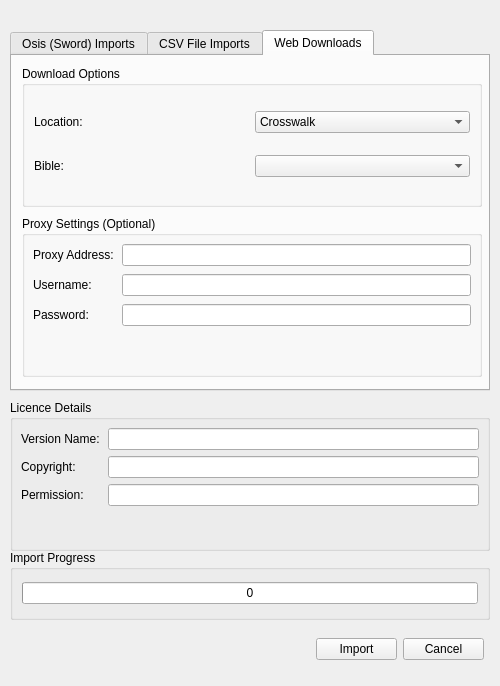
<?xml version="1.0" encoding="UTF-8"?>
<ui version="4.0">
 <class>BibleImportDialog</class>
 <widget class="QWidget" name="BibleImportDialog">
  <property name="geometry">
   <rect>
    <x>0</x>
    <y>0</y>
    <width>500</width>
    <height>686</height>
   </rect>
  </property>
  <property name="windowTitle">
   <string>Bible Registration</string>
  </property>
  <property name="windowIcon">
   <iconset>
    <normaloff>:/icon/openlp.org-icon-32.bmp</normaloff>:/icon/openlp.org-icon-32.bmp</iconset>
  </property>
  <widget class="QGroupBox" name="LicenceDetailsGroupBox">
   <property name="geometry">
    <rect>
     <x>10</x>
     <y>400</y>
     <width>480</width>
     <height>151</height>
    </rect>
   </property>
   <property name="minimumSize">
    <size>
     <width>0</width>
     <height>123</height>
    </size>
   </property>
   <property name="title">
    <string>Licence Details</string>
   </property>
   <layout class="QFormLayout" name="formLayout">
    <property name="horizontalSpacing">
     <number>8</number>
    </property>
    <property name="margin">
     <number>8</number>
    </property>
    <item row="0" column="0">
     <widget class="QLabel" name="VersionNameLabel">
      <property name="text">
       <string>Version Name:</string>
      </property>
     </widget>
    </item>
    <item row="0" column="1">
     <widget class="QLineEdit" name="VersionNameEdit"/>
    </item>
    <item row="1" column="0">
     <widget class="QLabel" name="CopyrightLabel">
      <property name="text">
       <string>Copyright:</string>
      </property>
     </widget>
    </item>
    <item row="1" column="1">
     <widget class="QLineEdit" name="CopyrightEdit"/>
    </item>
    <item row="2" column="0">
     <widget class="QLabel" name="PermisionLabel">
      <property name="text">
       <string>Permission:</string>
      </property>
     </widget>
    </item>
    <item row="2" column="1">
     <widget class="QLineEdit" name="PermisionEdit"/>
    </item>
   </layout>
  </widget>
  <widget class="QLabel" name="MessageLabel">
   <property name="geometry">
    <rect>
     <x>20</x>
     <y>670</y>
     <width>271</width>
     <height>17</height>
    </rect>
   </property>
   <property name="text">
    <string/>
   </property>
  </widget>
  <widget class="QGroupBox" name="ProgressGroupBox">
   <property name="geometry">
    <rect>
     <x>10</x>
     <y>550</y>
     <width>480</width>
     <height>70</height>
    </rect>
   </property>
   <property name="title">
    <string>Import Progress</string>
   </property>
   <layout class="QGridLayout" name="gridLayout_3">
    <item row="0" column="0">
     <widget class="QProgressBar" name="ProgressBar">
      <property name="value">
       <number>0</number>
      </property>
      <property name="invertedAppearance">
       <bool>false</bool>
      </property>
      <property name="format">
       <string>%p</string>
      </property>
     </widget>
    </item>
   </layout>
  </widget>
  <widget class="QWidget" name="layoutWidget">
   <property name="geometry">
    <rect>
     <x>310</x>
     <y>630</y>
     <width>180</width>
     <height>38</height>
    </rect>
   </property>
   <layout class="QHBoxLayout" name="horizontalLayout">
    <property name="margin">
     <number>6</number>
    </property>
    <item>
     <widget class="QPushButton" name="ImportButton">
      <property name="text">
       <string>Import</string>
      </property>
     </widget>
    </item>
    <item>
     <widget class="QPushButton" name="CancelButton">
      <property name="text">
       <string>Cancel</string>
      </property>
     </widget>
    </item>
   </layout>
  </widget>
  <widget class="QTabWidget" name="tabWidget">
   <property name="geometry">
    <rect>
     <x>10</x>
     <y>30</y>
     <width>480</width>
     <height>361</height>
    </rect>
   </property>
   <property name="currentIndex">
    <number>2</number>
   </property>
   <widget class="QWidget" name="OsisTab">
    <attribute name="title">
     <string>Osis (Sword) Imports</string>
    </attribute>
    <widget class="QGroupBox" name="OSISGroupBox">
     <property name="geometry">
      <rect>
       <x>10</x>
       <y>10</y>
       <width>460</width>
       <height>141</height>
      </rect>
     </property>
     <property name="title">
      <string>OSIS Bible</string>
     </property>
     <layout class="QGridLayout" name="gridLayout_2">
      <item row="0" column="0">
       <layout class="QHBoxLayout" name="horizontalLayout_2">
        <item>
         <widget class="QLabel" name="BibleNameLabel">
          <property name="text">
           <string>Bible Name:</string>
          </property>
         </widget>
        </item>
        <item>
         <widget class="QLineEdit" name="BibleNameEdit"/>
        </item>
       </layout>
      </item>
      <item row="1" column="0">
       <layout class="QHBoxLayout" name="horizontalLayout_3">
        <item>
         <widget class="QLabel" name="LocatioLabel">
          <property name="text">
           <string>File Location:</string>
          </property>
         </widget>
        </item>
        <item>
         <widget class="QLineEdit" name="OSISLocationEdit"/>
        </item>
        <item>
         <widget class="QPushButton" name="OsisFileButton">
          <property name="text">
           <string/>
          </property>
          <property name="icon">
           <iconset resource="../images/openlp-2.qrc">
            <normaloff>:/imports/import_load.png</normaloff>:/imports/import_load.png</iconset>
          </property>
         </widget>
        </item>
       </layout>
      </item>
     </layout>
    </widget>
   </widget>
   <widget class="QWidget" name="CsvTab">
    <attribute name="title">
     <string>CSV File Imports</string>
    </attribute>
    <widget class="QGroupBox" name="CVSGroupBox">
     <property name="geometry">
      <rect>
       <x>10</x>
       <y>10</y>
       <width>460</width>
       <height>191</height>
      </rect>
     </property>
     <property name="title">
      <string>CVS Bible</string>
     </property>
     <layout class="QGridLayout" name="gridLayout">
      <property name="margin">
       <number>8</number>
      </property>
      <property name="spacing">
       <number>8</number>
      </property>
      <item row="0" column="0">
       <widget class="QLabel" name="BooksLocationLabel">
        <property name="text">
         <string>Books Location:</string>
        </property>
       </widget>
      </item>
      <item row="4" column="0">
       <widget class="QLabel" name="VerseLocationLabel">
        <property name="text">
         <string>Verse Location:</string>
        </property>
       </widget>
      </item>
      <item row="4" column="1">
       <widget class="QLineEdit" name="VerseLocationEdit"/>
      </item>
      <item row="0" column="1">
       <widget class="QLineEdit" name="BooksLocationEdit"/>
      </item>
      <item row="0" column="2">
       <widget class="QPushButton" name="BooksFileButton">
        <property name="text">
         <string/>
        </property>
        <property name="icon">
         <iconset resource="../images/openlp-2.qrc">
          <normaloff>:/imports/import_load.png</normaloff>:/imports/import_load.png</iconset>
        </property>
       </widget>
      </item>
      <item row="4" column="2">
       <widget class="QPushButton" name="VersesFileButton">
        <property name="text">
         <string/>
        </property>
        <property name="icon">
         <iconset resource="../images/openlp-2.qrc">
          <normaloff>:/imports/import_load.png</normaloff>:/imports/import_load.png</iconset>
        </property>
       </widget>
      </item>
     </layout>
    </widget>
   </widget>
   <widget class="QWidget" name="HttpTab">
    <attribute name="title">
     <string>Web Downloads</string>
    </attribute>
    <widget class="QGroupBox" name="OptionsGroupBox">
     <property name="geometry">
      <rect>
       <x>10</x>
       <y>10</y>
       <width>460</width>
       <height>141</height>
      </rect>
     </property>
     <property name="title">
      <string>Download Options</string>
     </property>
     <layout class="QVBoxLayout" name="verticalLayout">
      <item>
       <layout class="QHBoxLayout" name="horizontalLayout_4">
        <item>
         <widget class="QLabel" name="LocationLabel">
          <property name="text">
           <string>Location:</string>
          </property>
         </widget>
        </item>
        <item>
         <widget class="QComboBox" name="LocationComboBox">
          <item>
           <property name="text">
            <string>Crosswalk</string>
           </property>
          </item>
         </widget>
        </item>
       </layout>
      </item>
      <item>
       <layout class="QHBoxLayout" name="horizontalLayout_5">
        <item>
         <widget class="QLabel" name="BibleLabel">
          <property name="text">
           <string>Bible:</string>
          </property>
         </widget>
        </item>
        <item>
         <widget class="QComboBox" name="BibleComboBox">
          <item>
           <property name="text">
            <string/>
           </property>
          </item>
          <item>
           <property name="text">
            <string>NIV</string>
           </property>
          </item>
          <item>
           <property name="text">
            <string>KJV</string>
           </property>
          </item>
         </widget>
        </item>
       </layout>
      </item>
     </layout>
     <zorder>BibleComboBox</zorder>
     <zorder>LocationLabel</zorder>
     <zorder>BibleLabel</zorder>
     <zorder>LocationComboBox</zorder>
    </widget>
    <widget class="QGroupBox" name="ProxyGroupBox">
     <property name="geometry">
      <rect>
       <x>10</x>
       <y>160</y>
       <width>460</width>
       <height>161</height>
      </rect>
     </property>
     <property name="title">
      <string>Proxy Settings (Optional)</string>
     </property>
     <layout class="QFormLayout" name="ProxySettingsLayout">
      <property name="fieldGrowthPolicy">
       <enum>QFormLayout::AllNonFixedFieldsGrow</enum>
      </property>
      <property name="horizontalSpacing">
       <number>8</number>
      </property>
      <property name="verticalSpacing">
       <number>8</number>
      </property>
      <property name="margin">
       <number>8</number>
      </property>
      <item row="0" column="0">
       <widget class="QLabel" name="AddressLabel">
        <property name="text">
         <string>Proxy Address:</string>
        </property>
       </widget>
      </item>
      <item row="0" column="1">
       <widget class="QLineEdit" name="AddressEdit"/>
      </item>
      <item row="1" column="0">
       <widget class="QLabel" name="UsernameLabel">
        <property name="text">
         <string>Username:</string>
        </property>
       </widget>
      </item>
      <item row="1" column="1">
       <widget class="QLineEdit" name="UsernameEdit"/>
      </item>
      <item row="2" column="0">
       <widget class="QLabel" name="PasswordLabel">
        <property name="text">
         <string>Password:</string>
        </property>
       </widget>
      </item>
      <item row="2" column="1">
       <widget class="QLineEdit" name="PasswordEdit"/>
      </item>
     </layout>
    </widget>
    <zorder>OptionsGroupBox</zorder>
    <zorder>OptionsGroupBox</zorder>
    <zorder>ProxyGroupBox</zorder>
   </widget>
  </widget>
 </widget>
 <tabstops>
  <tabstop>BibleNameEdit</tabstop>
  <tabstop>OSISLocationEdit</tabstop>
  <tabstop>OsisFileButton</tabstop>
  <tabstop>BooksLocationEdit</tabstop>
  <tabstop>BooksFileButton</tabstop>
  <tabstop>VerseLocationEdit</tabstop>
  <tabstop>VersesFileButton</tabstop>
  <tabstop>LocationComboBox</tabstop>
  <tabstop>BibleComboBox</tabstop>
  <tabstop>AddressEdit</tabstop>
  <tabstop>UsernameEdit</tabstop>
  <tabstop>PasswordEdit</tabstop>
  <tabstop>VersionNameEdit</tabstop>
  <tabstop>CopyrightEdit</tabstop>
  <tabstop>PermisionEdit</tabstop>
 </tabstops>
 <resources>
  <include location="../images/openlp-2.qrc"/>
 </resources>
 <connections/>
 <slots>
  <slot>OnImportButtonClicked()</slot>
  <slot>OnCancelButtonClicked()</slot>
  <slot>onOsisFileButtonClicked()</slot>
  <slot>onBooksFileButtonClicked()</slot>
  <slot>onVersesFileButtonClicked()</slot>
  <slot>onLocationComboBoxSelected()</slot>
  <slot>onBibleComboBoxSelected()</slot>
  <slot>onOSISLocationEditLostFocus()</slot>
  <slot>onBooksLocationEditLostFocus()</slot>
  <slot>onVerseLocationEditLostFocus()</slot>
  <slot>onProxyAddressEditLostFocus()</slot>
  <slot>onProxyUsernameEditLostFocus()</slot>
  <slot>onProxyPasswordEditLostFocus()</slot>
 </slots>
</ui>
